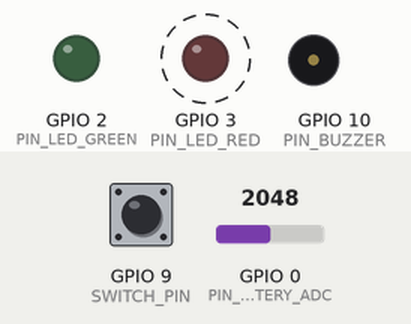
The sketch below on a simulated ESP32-C3. On the bench: output pins drawn as LEDs (lit = HIGH), buzzer (waves = sounding). Dashed ring = blinking. Inputs (shaded band) come from the test bench; at power-on: GPIO 0 (PIN_BATTERY_ADC) = 2048, GPIO 9 (SWITCH_PIN) HIGH. EEPROM starts erased; no radio packets arrive unless stated.

Above: at 0.92 s.
1.3 s: GPIO 0 (PIN_BATTERY_ADC) set to 2142
At 3.0 s:
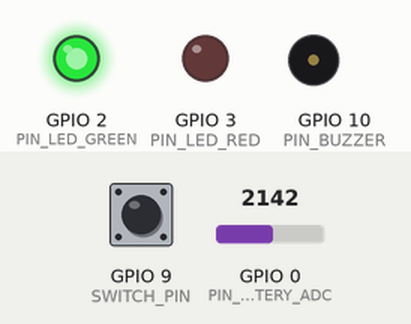
4.3 s: GPIO 0 (PIN_BATTERY_ADC) set to 2047
At 4.72 s:
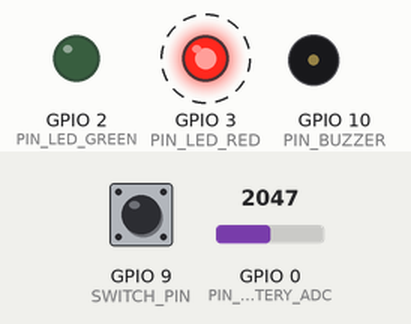
7.3 s: GPIO 9 (SWITCH_PIN) pulled LOW for 1 s
At 7.74 s:
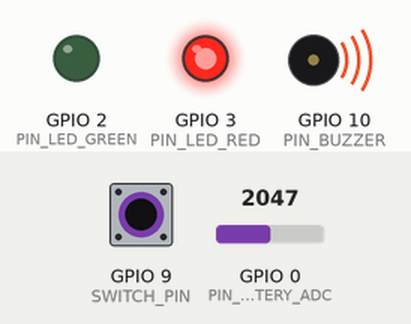
10.3 s: GPIO 9 (SWITCH_PIN) pulled LOW for 0.15 s
13.3 s: GPIO 9 (SWITCH_PIN) pulled LOW for 3.2 s
Timing chart, 0 to 19.0 s (numbered marks = the images above; inputs shaded):
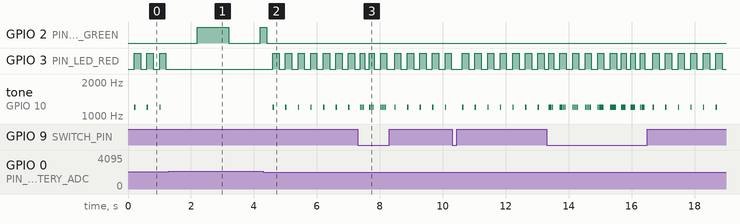

The sketch:

tx_deadman_esp32.ino
```cpp
/*
 * tx_deadman_esp32.ino - Wireless deadman transmitter for ESP32-C3 + E01C-ML01SP (nRF24L01+)
 *
 * Wiring (adjust pins if using a different board):
 *   RF24 CE  -> PIN_RF_CE (GPIO8 default)
 *   RF24 CSN -> PIN_RF_CSN (GPIO7 default)
 *   RF24 SCK -> PIN_SPI_SCK (GPIO6 default)
 *   RF24 MOSI-> PIN_SPI_MOSI (GPIO5 default)
 *   RF24 MISO-> PIN_SPI_MISO (GPIO4 default)
 *   Deadman switch (NO) between SWITCH_PIN and GND (internal pull-up enabled)
 *   Battery sense to PIN_BATTERY_ADC via divider (to stay within 0-3.3V)
 *   LEDs on PIN_LED_GREEN / PIN_LED_RED (or use a single RGB LED with resistors)
 *   Optional buzzer on PIN_BUZZER
 *
 * Behavior summary:
 *   - Continuously sends authenticated DeadmanPacket frames when the trigger is held (~20 Hz).
 *   - Sends slower keep-alive packets when released (~5 Hz) so the receiver can differentiate idle vs. lost link.
 *   - Sleeps after 30 seconds of inactivity; wakes on switch press via GPIO wakeup.
 *   - LED patterns: solid green when linked + pressed; slow green blink when linked idle; fast red blink on low battery;
 *     distinctive red error blink when radio/ACK failures occur.
 *   - All safety failures (radio init, missing ACKs, bad MAC) are treated as "fueling OFF" on the receiver side.
 *
 * Bench test:
 *   - Power TX and RX, open serial at 115200 for debug.
 *   - Hold the trigger: RX should energize output and both devices show linked indication.
 *   - Release trigger: RX de-energizes; TX eventually sleeps after 30s.
 */

#include <Arduino.h>
#include <SPI.h>
#include <Preferences.h>
#include <RF24.h>
#include "deadman_common.h"
#include "esp_sleep.h"

// ---------------- Hardware configuration (adjust for your board) ----------------
// ESP32-C3 default SPI pins for the Seeed Studio board
#define PIN_SPI_MOSI    5
#define PIN_SPI_MISO    4
#define PIN_SPI_SCK     6
#define PIN_RF_CE       8
#define PIN_RF_CSN      7

#define PIN_LED_GREEN   2
#define PIN_LED_RED     3
#define PIN_BUZZER      10
#define SWITCH_PIN      9     // Deadman trigger input (NO to GND)
#define PIN_BATTERY_ADC 0     // Analog pin connected to battery divider

// ---------------- Timing and thresholds ----------------
const uint32_t SEND_INTERVAL_PRESSED_MS   = 50;   // ~20 Hz when trigger held
const uint32_t SEND_INTERVAL_RELEASED_MS  = 200;  // ~5 Hz when idle
const uint32_t SLEEP_AFTER_RELEASE_MS     = 30000; // Enter deep sleep after 30s idle
const uint32_t LED_BLINK_SLOW_MS          = 1000;
const uint32_t LED_BLINK_FAST_MS          = 150;
const uint16_t LOW_BATTERY_MV             = 3400;  // Low battery threshold
const uint8_t  MAX_TX_RETRIES             = 5;     // Consecutive failed packets before showing error

// ---------------- Compile-time debug ----------------
//#define DEBUG_SERIAL
#ifdef DEBUG_SERIAL
#define DBG(...) Serial.printf(__VA_ARGS__)
#else
#define DBG(...)
#endif

Preferences prefs;
SPIClass spiBus(HSPI);
RF24 radio(PIN_RF_CE, PIN_RF_CSN);

struct LinkState {
  uint32_t lastSendMs = 0;
  uint32_t lastAckMs = 0;
  uint32_t lastReleaseMs = 0;
  uint16_t counter = 0;
  uint8_t failedTx = 0;
  bool lastSwitchState = false;
};

LinkState link;
uint32_t pairId = DEFAULT_PAIR_ID;
uint32_t secretKey = DEFAULT_SECRET_KEY;

// Forward declarations
void updateLeds(bool triggerPressed, bool acked, bool lowBattery, bool radioError);
uint16_t readBatteryMv();
void enterDeepSleep();
bool initRadio();
bool loadOrInitKeys();
bool sendPacket(bool triggerPressed, uint16_t batteryMv);

// Simple LED/buzzer helper for non-blocking blinking
void setLed(bool greenOn, bool redOn) {
  digitalWrite(PIN_LED_GREEN, greenOn ? HIGH : LOW);
  digitalWrite(PIN_LED_RED,   redOn ? HIGH : LOW);
}

void beep(uint16_t freq, uint16_t durationMs) {
#ifdef PIN_BUZZER
  if (freq == 0 || durationMs == 0) return;
  tone(PIN_BUZZER, freq, durationMs);
#endif
}

void setup() {
#ifdef DEBUG_SERIAL
  Serial.begin(115200);
  while (!Serial && millis() < 2000) {}
  DBG("Deadman TX booting...\n");
#endif

  pinMode(PIN_LED_GREEN, OUTPUT);
  pinMode(PIN_LED_RED, OUTPUT);
  pinMode(PIN_BUZZER, OUTPUT);
  pinMode(SWITCH_PIN, INPUT_PULLUP);
  pinMode(PIN_BATTERY_ADC, INPUT);

  if (!loadOrInitKeys()) {
    DBG("Failed to init NVS keys\n");
  }

  if (!initRadio()) {
    DBG("Radio init failed\n");
    // Blink error pattern indefinitely; deep sleep avoided so issue is visible.
    while (true) {
      setLed(false, true);
      beep(1800, 80);
      delay(150);
      setLed(false, false);
      delay(150);
    }
  }

  link.lastReleaseMs = millis();
}

void loop() {
  uint32_t now = millis();
  bool triggerPressed = digitalRead(SWITCH_PIN) == LOW; // Active low with pull-up

  // Debounce: simple stable check every loop
  static bool lastSample = triggerPressed;
  static uint32_t lastDebounceMs = now;
  if (triggerPressed != lastSample) {
    lastDebounceMs = now;
    lastSample = triggerPressed;
  }
  if ((now - lastDebounceMs) < 20) {
    triggerPressed = link.lastSwitchState; // keep previous stable
  } else {
    link.lastSwitchState = triggerPressed;
  }

  if (!triggerPressed) {
    link.lastReleaseMs = now;
  }

  // Enter deep sleep if idle long enough
  if (!triggerPressed && (now - link.lastReleaseMs) > SLEEP_AFTER_RELEASE_MS) {
    enterDeepSleep();
  }

  uint32_t sendInterval = triggerPressed ? SEND_INTERVAL_PRESSED_MS : SEND_INTERVAL_RELEASED_MS;
  if ((now - link.lastSendMs) >= sendInterval) {
    link.lastSendMs = now;
    uint16_t batt = readBatteryMv();
    bool acked = sendPacket(triggerPressed, batt);
    if (acked) {
      link.lastAckMs = now;
      link.failedTx = 0;
    } else {
      if (link.failedTx < 255) link.failedTx++;
    }
    bool lowBatt = batt < LOW_BATTERY_MV;
    bool radioErr = link.failedTx >= MAX_TX_RETRIES;
    updateLeds(triggerPressed, acked, lowBatt, radioErr);
  }
}

bool loadOrInitKeys() {
  if (!prefs.begin("deadman", false)) {
    return false;
  }
  pairId = prefs.getULong("pair", DEFAULT_PAIR_ID);
  secretKey = prefs.getULong("secret", DEFAULT_SECRET_KEY);
  // Ensure defaults are present if keys were missing
  prefs.putULong("pair", pairId);
  prefs.putULong("secret", secretKey);
  prefs.end();
  DBG("PAIR_ID=0x%08X SECRET=0x%08X\n", pairId, secretKey);
  return true;
}

bool initRadio() {
  spiBus.begin(PIN_SPI_SCK, PIN_SPI_MISO, PIN_SPI_MOSI);
  if (!radio.begin(&spiBus)) {
    return false;
  }
  radio.setChannel(90); // 2.490 GHz away from Wi-Fi overlap
  radio.setDataRate(RF24_1MBPS);
  radio.setPALevel(RF24_PA_MAX);
  radio.setRetries(5, 15); // delay * 250us, count
  radio.setPayloadSize(sizeof(DeadmanPacket));
  radio.setAutoAck(true);
  radio.enableDynamicPayloads();

  // Derive address from pairId to reduce cross-talk between multiple systems
  uint8_t address[5] = { (uint8_t)(pairId >> 24), (uint8_t)(pairId >> 16), (uint8_t)(pairId >> 8), (uint8_t)pairId, 0xD3 };
  radio.openWritingPipe(address);
  radio.openReadingPipe(1, address);
  radio.stopListening();
  return true;
}

uint16_t readBatteryMv() {
  // Calibrated scale depends on resistor divider ratio; assume 2:1 divider to read up to 8.4V.
  const float dividerRatio = 2.0f; // Vbattery = ADC * dividerRatio
  const float adcMaxMv = 3300.0f;  // ESP32 ADC reference ~3.3V
  uint16_t raw = analogRead(PIN_BATTERY_ADC);
  // ESP32 ADC default 12-bit
  float mv = (raw / 4095.0f) * adcMaxMv * dividerRatio;
  return (uint16_t)mv;
}

bool sendPacket(bool triggerPressed, uint16_t batteryMv) {
  DeadmanPacket pkt = {};
  pkt.pairId = pairId;
  pkt.counter = ++link.counter;
  pkt.flags = triggerPressed ? 0x01 : 0x00;
  pkt.batteryMv = batteryMv;
  pkt.mac = computeMac(pkt, secretKey);

  radio.stopListening();
  bool ok = radio.write(&pkt, sizeof(pkt));
  DBG("TX cnt=%u trig=%d batt=%umV ack=%d\n", pkt.counter, triggerPressed, batteryMv, ok);
  radio.startListening(); // Keep listening for ACK payloads if used in future
  return ok;
}

void updateLeds(bool triggerPressed, bool acked, bool lowBattery, bool radioError) {
  static uint32_t lastBlink = 0;
  static bool blinkState = false;
  uint32_t now = millis();

  if (radioError) {
    if (now - lastBlink >= LED_BLINK_FAST_MS) {
      lastBlink = now;
      blinkState = !blinkState;
    }
    setLed(false, blinkState);
    if (blinkState) beep(1800, 50);
    return;
  }

  if (lowBattery) {
    if (now - lastBlink >= LED_BLINK_FAST_MS) {
      lastBlink = now;
      blinkState = !blinkState;
    }
    setLed(false, blinkState);
    if (blinkState) beep(1200, 40);
    return;
  }

  if (triggerPressed && acked) {
    setLed(true, false); // solid green
    return;
  }

  // Linked idle: slow blink green if recent ACKs, else both off
  bool linkFresh = (now - link.lastAckMs) < 2000;
  if (linkFresh) {
    if (now - lastBlink >= LED_BLINK_SLOW_MS) {
      lastBlink = now;
      blinkState = !blinkState;
    }
    setLed(blinkState, false);
  } else {
    setLed(false, false);
  }
}

void enterDeepSleep() {
  DBG("Entering deep sleep after inactivity\n");
  setLed(false, false);
  beep(1000, 40);
  esp_sleep_enable_ext0_wakeup((gpio_num_t)SWITCH_PIN, 0); // Wake when switch pulls low
  delay(50);
  esp_deep_sleep_start();
}
```

deadman_common.h
```cpp
#pragma once

#include <Arduino.h>

// Shared definitions for the wireless deadman switch system used by both TX and RX.
// Keep this file dependency-light and deterministic for Arduino builds.

// Compile-time defaults that may be overridden via NVS configuration at runtime.
constexpr uint32_t DEFAULT_PAIR_ID   = 0xA5B6C7D8;  // Unique per TX/RX pair
constexpr uint32_t DEFAULT_SECRET_KEY = 0x1F2E3D4C; // Shared secret for MAC calculation

// Packet structure sent over the air. Packed to avoid padding differences.
#pragma pack(push, 1)
struct DeadmanPacket {
  uint32_t pairId;       // Pairing ID used to match TX/RX pairs
  uint16_t counter;      // Rolling counter incremented on every TX packet
  uint8_t  flags;        // bit0: trigger pressed, others reserved for future use
  uint16_t batteryMv;    // Transmitter battery voltage in millivolts
  uint16_t mac;          // Authentication MAC/CRC16 over fields above using SECRET_KEY
};
#pragma pack(pop)

static_assert(sizeof(DeadmanPacket) <= 32, "DeadmanPacket must fit inside nRF24 payload");

// Simple CRC16-CCITT (0x1021) implementation with optional seed for MAC generation.
static inline uint16_t crc16_ccitt(const uint8_t *data, size_t len, uint16_t seed = 0xFFFF) {
  uint16_t crc = seed;
  for (size_t i = 0; i < len; ++i) {
    crc ^= (uint16_t)data[i] << 8;
    for (uint8_t b = 0; b < 8; ++b) {
      if (crc & 0x8000) {
        crc = (crc << 1) ^ 0x1021;
      } else {
        crc <<= 1;
      }
    }
  }
  return crc;
}

// Computes a lightweight MAC over the packet fields (excluding the mac itself).
// The secret key is folded into the CRC seed to add a shared-key dependency.
static inline uint16_t computeMac(const DeadmanPacket &pkt, uint32_t secretKey) {
  uint16_t seed = (uint16_t)(secretKey ^ (secretKey >> 16));
  return crc16_ccitt(reinterpret_cast<const uint8_t *>(&pkt), offsetof(DeadmanPacket, mac), seed);
}

static inline bool validateMac(const DeadmanPacket &pkt, uint32_t secretKey) {
  return computeMac(pkt, secretKey) == pkt.mac;
}

// Utility to determine whether a new counter value is plausibly fresh compared to the last seen
// counter, accounting for 16-bit wraparound. Values that are far older are rejected to prevent replay.
static inline bool isCounterTooOld(uint16_t last, uint16_t current, uint16_t window) {
  // If no prior value has been recorded, accept by default.
  if (last == 0xFFFF) {
    return false;
  }
  // If current is newer or equal (within half-range), it's not old.
  if ((uint16_t)(current - last) < 0x8000) {
    return false;
  }
  // Otherwise the current value is behind last. Reject if it's outside the replay window.
  uint16_t delta = (uint16_t)(last - current);
  return delta > window;
}
```

Measured:
- the behaviour switches between 2109 and 2110 on GPIO 0 (PIN_BATTERY_ADC) (found by bisection; images 0 and 1)
- after the input at 1.3 s, GPIO 2 (PIN_LED_GREEN): LOW → HIGH after 0.90 s, → LOW 1.0 s later, → HIGH 1.0 s later; GPIO 3 (PIN_LED_RED): stops changing and stays LOW; tone on GPIO 10 (PIN_BUZZER): stops changing and stays silent
- after the input at 4.3 s, GPIO 3 (PIN_LED_RED): alternates HIGH for 0.20 s and LOW for 0.20 s, starting after 0.30 s; tone on GPIO 10 (PIN_BUZZER): alternates 1200 Hz for 0.04 s and silent for 0.36 s, starting after 0.30 s
- by itself, GPIO 3 (PIN_LED_RED): alternates HIGH for 0.20 s and LOW for 0.20 s
- by itself, tone on GPIO 10 (PIN_BUZZER): alternates 1200 Hz for 0.04 s and silent for 0.36 s
